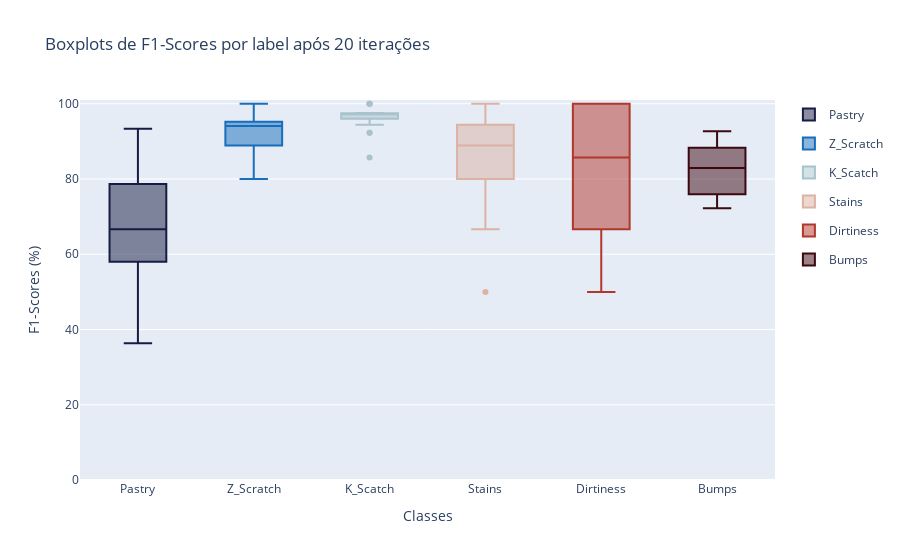

Here is the notebook cell this chart was saved with:
### Code cell
plot_label_metrics(tree_res, 'f1-scores', export=True, filename='tree_f1', path='../figs/metrics')

### Figure 1 — Plotly figure (JSON) as saved in the notebook; plotly's stock layout.template omitted (floating-point values rounded to 4 significant figures)
{"data": [{"legendgroup": "0", "marker": {"color": "rgb(23, 28, 66)"}, "name": "Pastry", "type": "box", "y": [82.35, 93.33, 66.67, 62.5, 75, 36.36, 66.67, 93.33, 55.56, 57.14, 55.56, 75, 63.16, 70.59, 40, 71.43, 85.71, 87.5, 62.5, 58.82]}, {"legendgroup": "1", "marker": {"color": "rgb(23, 110, 188)"}, "name": "Z_Scratch", "type": "box", "y": [100, 95.24, 94.74, 90.91, 100, 95.24, 95.24, 94.74, 90, 88.89, 80, 88.89, 87.5, 94.12, 88.89, 84.21, 100, 94.12, 100, 90.91]}, {"legendgroup": "2", "marker": {"color": "rgb(169, 195, 204)"}, "name": "K_Scatch", "type": "box", "y": [97.44, 94.44, 94.74, 97.3, 97.44, 97.3, 97.44, 100, 97.44, 92.31, 100, 100, 97.44, 92.31, 97.44, 85.71, 97.56, 100, 97.44, 97.3]}, {"legendgroup": "3", "marker": {"color": "rgb(220, 178, 164)"}, "name": "Stains", "type": "box", "y": [100, 88.89, 66.67, 88.89, 85.71, 75, 88.89, 88.89, 85.71, 88.89, 80, 85.71, 100, 100, 66.67, 50, 100, 100, 80, 88.89]}, {"legendgroup": "4", "marker": {"color": "rgb(177, 55, 43)"}, "name": "Dirtiness", "type": "box", "y": [100, 100, 66.67, 100, 85.71, 50, 66.67, 80, 100, 66.67, 66.67, 85.71, 100, 66.67, 100, 100, 80, 100, 100, 80]}, {"legendgroup": "5", "marker": {"color": "rgb(60, 9, 17)"}, "name": "Bumps", "type": "box", "y": [89.47, 92.68, 73.17, 84.21, 87.18, 72.34, 82.93, 90.48, 73.68, 72.22, 75.68, 84.21, 80, 82.93, 76.19, 78.05, 90.48, 92.68, 80, 83.33]}], "layout": {"autosize": true, "title": {"text": "Boxplots de F1-Scores por label após 20 iterações"}, "xaxis": {"autorange": true, "range": [-0.5, 5.5], "title": {"text": "Classes"}, "type": "category"}, "yaxis": {"range": [0, 101], "title": {"text": "F1-Scores (%)"}, "type": "linear"}}}
